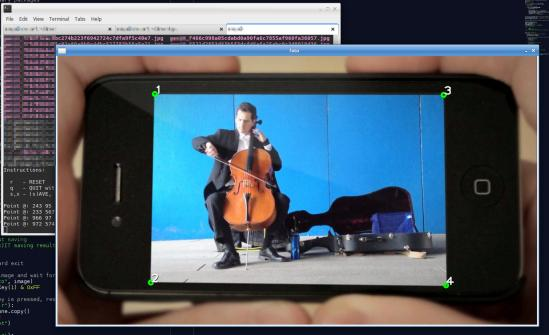
#> input picture click_feature.jpg, 549 x 335 px
$ python click_labeler.py --image click_feature.jpg
#> lines starting #> are read from the running program, lines starting #| are printed output that depends on the picture
# import the necessary packages
import argparse
import cv2
from skimage.transform import resize

# initialize the list of reference points and state
points = []
state = 'click_loop'
filename='foto'

def click_loop (event, x, y, flags, param):
    # grab references to the global variables
    global points

    # Point = Left button UP
    if event == cv2.EVENT_LBUTTONUP:
        points.append((x, y))

        # draw a point
        cv2.circle(image, (x,y) , 5, (0,255,0), 3)
        cv2.putText(image,str(len(points)),(x+1,y+1), 1, 2,(0,0,0),2,cv2.LINE_AA)
        cv2.putText(image,str(len(points)),(x,y), 1, 2,(255,255,255),2,cv2.LINE_AA)
        cv2.imshow(filename, image)
        print("Point @: {} {}".format(x,y))

# construct the argument parser and parse the arguments
ap = argparse.ArgumentParser()
ap.add_argument("-i", "--image", required=True, help="Path to the image")
args = vars(ap.parse_args())

# load the image, clone it, and setup the mouse callback function

filename = args["image"]
image = cv2.imread(filename)
#> image is the input picture: shape (335, 549, 3); mean B, G, R 102.2, 90.6, 77.6
image = resize( image, (400,400) )
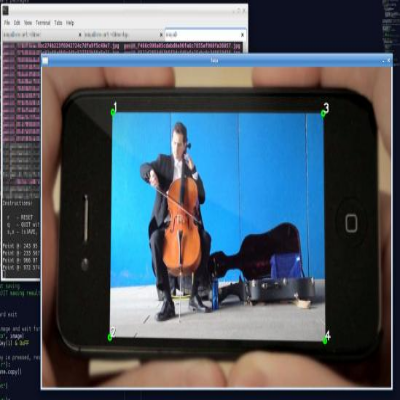
#> image: shape (400, 400, 3) float64; mean B, G, R 0.401, 0.355, 0.304
clone = image.copy()
cv2.namedWindow(filename)
cv2.setMouseCallback(filename, click_loop)

print("""Instructions:

  r   - RESET
  q   - QUIT without saving
  s,x - (s)AVE, E(x)IT saving results to filename.points

  File: {}
""".format(filename) )

# Loop until keyboard exit
while True:
    # display the image and wait for a keypress
    cv2.imshow(filename, image)
    key = cv2.waitKey(1) & 0xFF
#> (key q is pressed here)

    # if the 'r' key is pressed, reset the cropping region
    if key == ord("r"):
        image = clone.copy()
        points = []
        print("Reset")

    if key == ord('q'):
        print("QUIT without saving");
        state = "QUIT"
        break;

    if key == ord('x') or key==ord('s'):
        if len(points) > 0 :
           state = "SAVE"
        else :
           state = "QUIT"
           print("Not enough points. QUITTING")
        break;


if state == "SAVE" :
    pointStr = "|".join([ "{},{}".format(p[0]/image.shape[1],p[1]/image.shape[0]) for p in points ] )
    outfile = "{}.points".format(filename)
    print("SAVING points")
    with open(outfile, "w") as fp:
       fp.write(pointStr)
       fp.close()

# close all open windows
cv2.destroyAllWindows()
